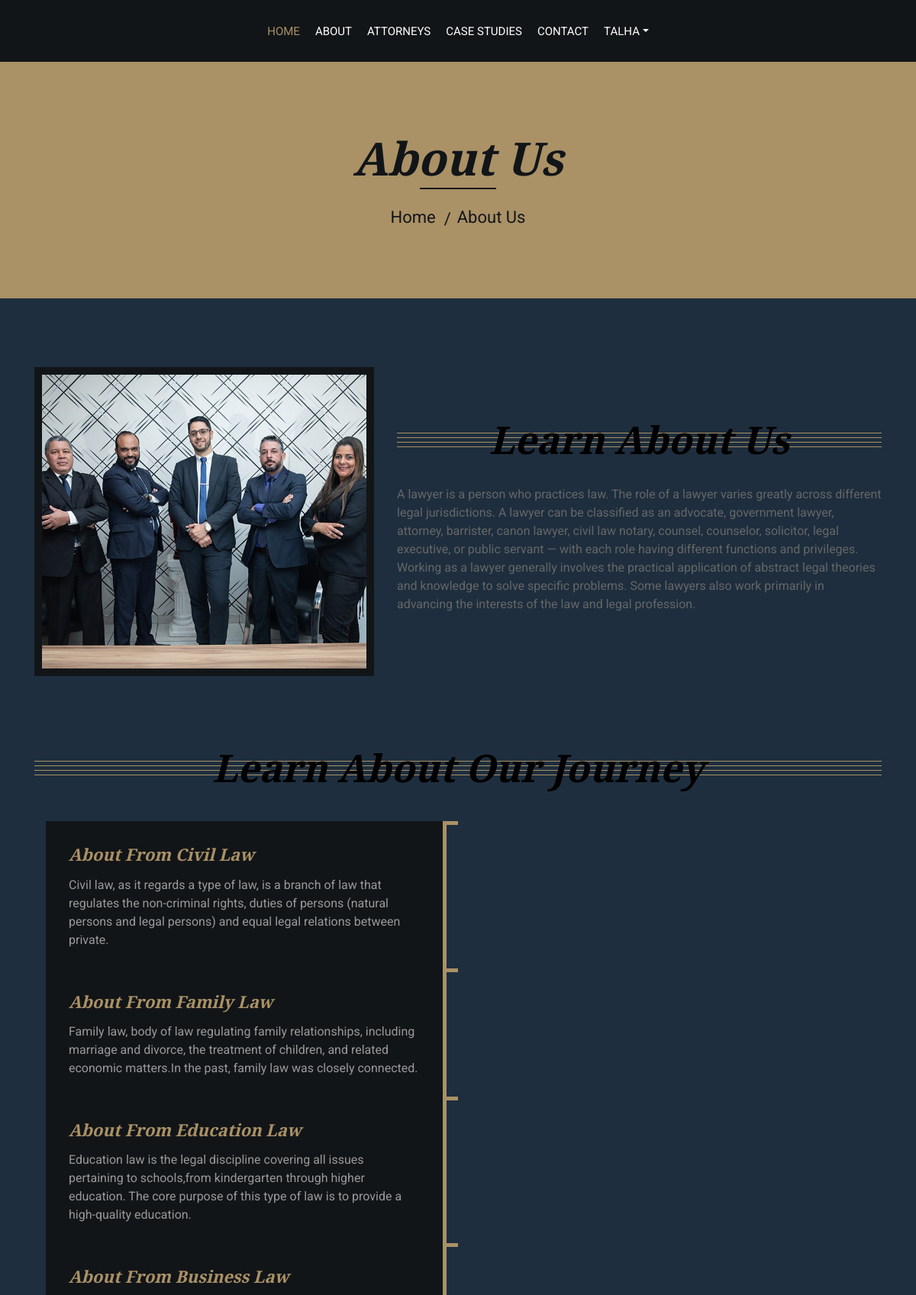
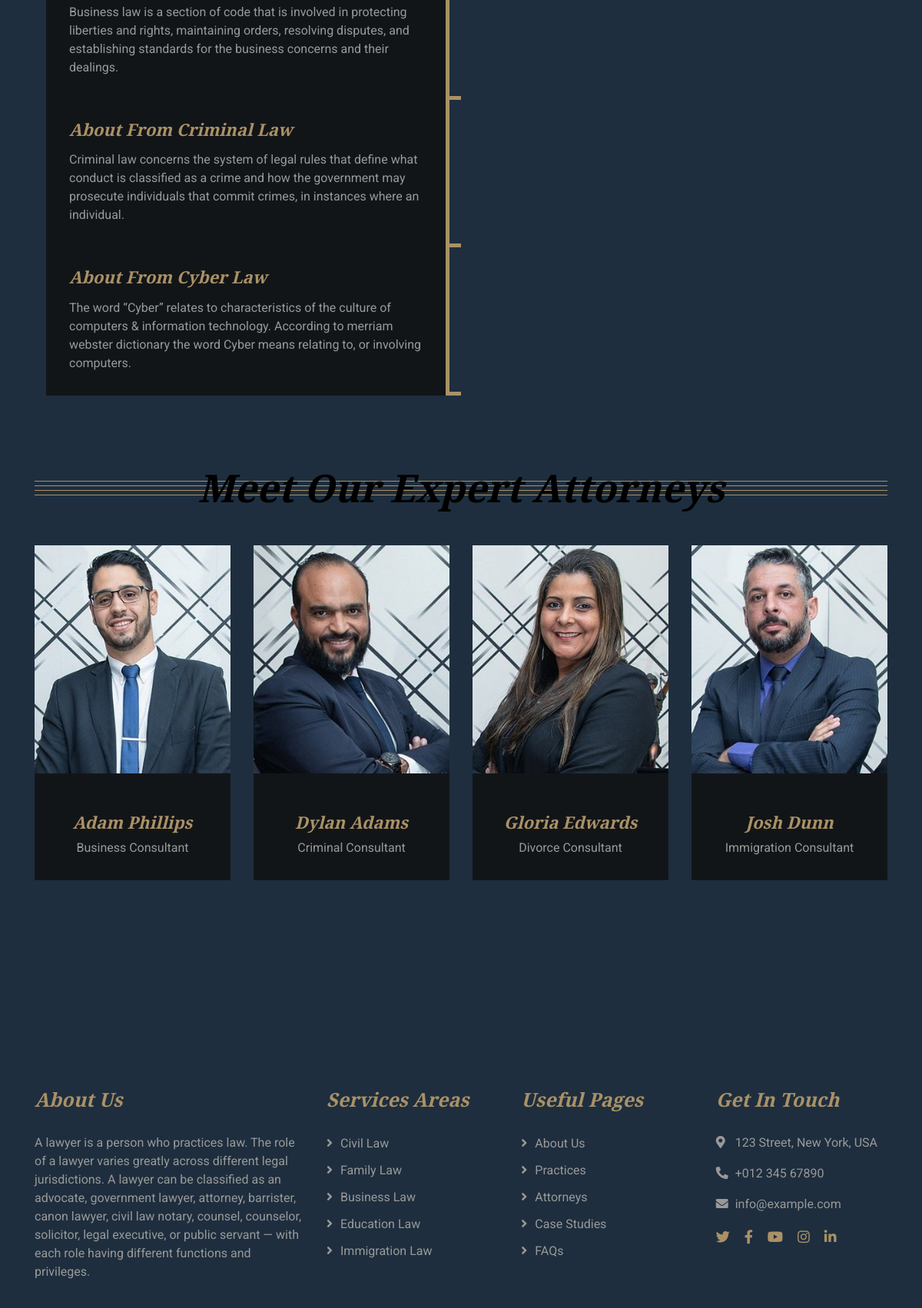
Page /about.php (signed in, upper part) on the committed database (2 pictures, top to bottom).
### tables this page shows
CREATE TABLE `about` (
  `id` int(11) NOT NULL,
  `name` varchar(200) NOT NULL,
  `desc` varchar(200) NOT NULL
);

### about.php (the view, shortened to what this page needs)
<?php require "hader/navbar.php" ?>
<?php require "connection/connection.php" ?>
 <?php
$sql_insert = "SELECT * FROM `about`";
$about_prepare = $connection->prepare($sql_insert);
$about_prepare->execute();
$fetch_law = $about_prepare->fetchAll(PDO::FETCH_ASSOC);
 ?>
            <div class="page-header">
                <div class="container">
                    <div class="row">
                        <div class="col-12">
                            <h2>About Us</h2>
                        </div>
                        <div class="col-12">
                            <a href="index.php">Home</a>
                            <a href="about.php">About Us</a>
                        </div>
                    </div>
                </div>
            </div>
            <div class="about">
                <div class="container">
                    <div class="row align-items-center">
                        <div class="col-lg-5 col-md-6">
                            <div class="about-img">
                                <img src="img/about.jpg" alt="Image">
                            </div>
                        </div>
                        <div class="col-lg-7 col-md-6">
                            <div class="section-header">
                                <h2>Learn About Us</h2>
                            </div>
                            <div class="about-text">
                            <p>A lawyer is a person who practices law. The role of a lawyer varies greatly across different legal jurisdictions. A lawyer can be classified as an advocate, government lawyer, attorney, barrister, canon lawyer, civil law notary, counsel, counselor, solicitor, legal executive, or public servant — with each role having different functions and privileges. Working as a lawyer generally involves the practical application of abstract legal theories and knowledge to solve specific problems. Some lawyers also work primarily in advancing the interests of the law and legal profession.</p>
                            </div>
                        </div>
                    </div>
                </div>
            </div>
            <div class="timeline">
                <div class="container">
                    <div class="section-header">
                        <h2>Learn About Our Journey</h2>
                    </div>
                    <?php
                foreach($fetch_law as $data){
                ?>
                        <div class="timeline-container left">
                            <div class="timeline-content">
                                <h2><?php echo $data['name'] ?></h2>
                                <p>
                                <?php echo $data['desc'] ?>
                                </p>
                            </div>
                        </div>
<?php } ?>
                </div>
            </div>
            <div class="team">
                <div class="container">
                    <div class="section-header">
                        <h2>Meet Our Expert Attorneys</h2>
                    </div>
                    <div class="row">
                        <div class="col-lg-3 col-md-6">
                            <div class="team-item">
                                <div class="team-img">
                                    <img src="img/team-1.jpg" alt="Team Image">
                                </div>
                                <div class="team-text">
                                    <h2>Adam Phillips</h2>
                                    <p>Business Consultant</p>
                                </div>
                            </div>
                        </div>
                        <div class="col-lg-3 col-md-6">
                            <div class="team-item">
                                <div class="team-img">
                                    <img src="img/team-2.jpg" alt="Team Image">
                                </div>
                                <div class="team-text">
                                    <h2>Dylan Adams</h2>
                                    <p>Criminal Consultant</p>
                                </div>
                            </div>
                        </div>
                        <div class="col-lg-3 col-md-6">
                            <div class="team-item">
                                <div class="team-img">
                                    <img src="img/team-3.jpg" alt="Team Image">
                                </div>
                                <div class="team-text">
                                    <h2>Gloria Edwards</h2>
                                    <p>Divorce Consultant</p>
                                </div>
                            </div>
                        </div>
                        <div class="col-lg-3 col-md-6">
                            <div class="team-item">
                                <div class="team-img">
                                    <img src="img/team-4.jpg" alt="Team Image">
                                </div>
                                <div class="team-text">
                                    <h2>Josh Dunn</h2>
                                    <p>Immigration Consultant</p>
                                </div>
                            </div>
                        </div>
                    </div>
                </div>
            </div>
 <?php require "hader/footer.php" ?>
        </div>
    </body>
</html>

### css/style.css (style rules this page uses)
body { color: #666666; background: #ffffff; font-family: 'Roboto', sans-serif; font-weight: 400; }
h1, h2, h3, h4, h5, h6 { font-family: 'EB Garamond', serif; font-weight: 600; font-style: italic; color: #1E2E3E; }
a { color: #454545; transition: .3s; }
.page-header { position: relative; margin-bottom: 45px; padding: 90px 0; text-align: center; background: #aa9166; }
.page-header h2 { position: relative; color: #121518; font-size: 60px; font-weight: 700; margin-bottom: 20px; padding-bottom: 5px; }
.page-header h2::after { position: absolute; content: ""; width: 100px; height: 2px; left: calc(50% - 50px); bottom: 0; background: #121518; }
.page-header a { position: relative; padding: 0 12px; font-size: 22px; color: #121518; }
.page-header a::after { position: absolute; content: "/"; width: 8px; height: 8px; top: -2px; right: -7px; text-align: center; color: #121518; }
.page-header a:last-child::after { display: none; }
.section-header { position: relative; width: 100%; text-align: center; margin-bottom: 45px; }
.section-header h2 { margin: 0; position: relative; font-size: 50px; font-weight: 700; white-space: nowrap; color:black; z-index: 1; }
.section-header h2::before { position: absolute; content: ""; width: 100%; height: 7px; left: 0; top: 21px; background: transparent; border-top: 1px solid #aa9166; border-bottom: 1px solid #aa9166; z-index: -1; }
.section-header h2::after { position: absolute; content: ""; width: 100%; height: 7px; left: 0; bottom: 20px; background: transparent; border-top: 1px solid #aa9166; border-bottom: 1px solid #aa9166; z-index: -1; }
.about { position: relative; width: 100%; padding: 45px 0; }
.about .section-header { margin-bottom: 30px; }
.about .about-img { position: relative; height: 100%; padding: 10px; background: #121518; }
.about .about-img img { width: 100%; height: 100%; object-fit: cover; }
.about .about-text p { font-size: 16px; }
.team { position: relative; width: 100%; padding: 45px 0 15px 0; }
.team .team-item { margin-bottom: 30px; }
.team .team-img { position: relative; }
.team .team-img img { width: 100%; }
.team .team-text { position: relative; padding: 50px 15px 30px 15px; text-align: center; background: #121518; }
.team .team-text h2 { font-size: 22px; font-weight: 600; color: #aa9166; }
.team .team-text p { margin: 0; color: #999999; }
.timeline { position: relative; padding: 45px 0; }
.timeline .timeline-container { padding: 0 15px; position: relative; background: inherit; width: 50%; margin-top: -5px; }
.timeline .timeline-container.left { left: 0; }
.timeline .timeline-container::before { content: ''; position: absolute; width: 15px; height: 5px; background: #aa9166; z-index: 1; }
.timeline .timeline-container.left::before { top: 0; right: 0; }
.timeline .timeline-container::after { content: ''; position: absolute; width: 15px; height: 5px; background: #aa9166; z-index: 1; }
.timeline .timeline-container.left::after { bottom: 0; right: 0; }
.timeline .timeline-container:first-child::before, .timeline .timeline-container:last-child::before { display: none; }
.timeline .timeline-container .timeline-content { padding: 30px; background: #121518; position: relative; border-right: 5px solid #aa9166; }
.timeline .timeline-container .timeline-content h2 { margin-bottom: 15px; font-size: 22px; font-weight: 600; color: #aa9166; }
.timeline .timeline-container .timeline-content p { margin: 0; font-size: 16px; color: #999999; }

### rows in the picture
about: name "About From Civil Law", desc "Civil law, as it regards a type of law, is a branch of law that regulates the non-criminal rights, duties of persons (natural persons and legal persons) and equal legal relations between private."
about: name "About From Family Law", desc "Family law, body of law regulating family relationships, including marriage and divorce, the treatment of children, and related economic matters.In the past, family law was closely connected."
about: name "About From Education Law", desc "Education law is the legal discipline covering all issues pertaining to schools,from kindergarten through higher education. The core purpose of this type of law is to provide a high-quality education."
about: name "About From Business Law", desc "Business law is a section of code that is involved in protecting liberties and rights, maintaining orders, resolving disputes, and establishing standards for the business concerns and their dealings."
about: name "About From Criminal Law", desc "Criminal law concerns the system of legal rules that define what conduct is classified as a crime and how the government may prosecute individuals that commit crimes, in instances where an individual."
about: name "About From Cyber Law", desc "The word “Cyber” relates to characteristics of the culture of computers & information technology. According to merriam webster dictionary the word Cyber means relating to, or involving computers."

### other values in the picture
$_SESSION['username'] "TALHA"
